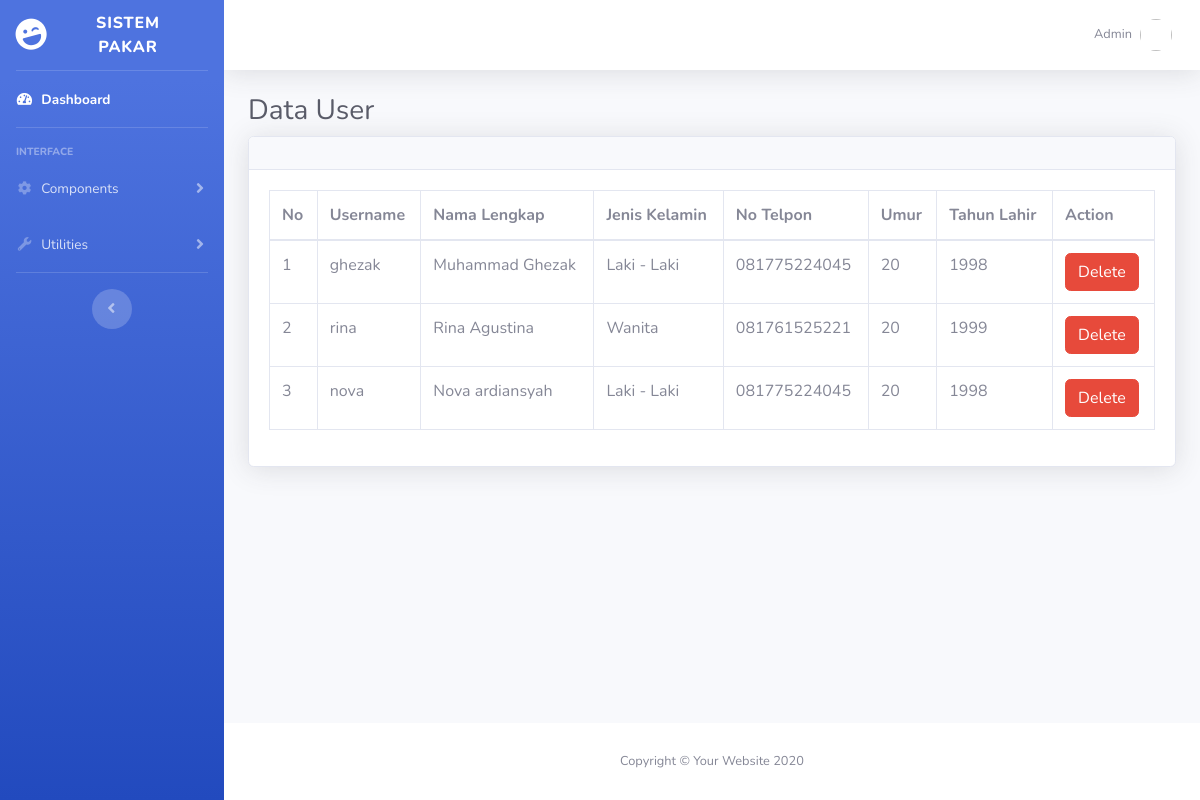
Screenshot of /admin/user.php with the database file from the repository.
### tables this page shows
CREATE TABLE `tbl_user` (
  `id_user` int(11) NOT NULL,
  `username` varchar(20) DEFAULT NULL,
  `password` varchar(100) NOT NULL,
  `nama_lengkap` varchar(30) NOT NULL,
  `jenis_kelamin` varchar(15) NOT NULL,
  `no_telp` varchar(20) NOT NULL,
  `umur` varchar(5) NOT NULL,
  `tahun_lahir` varchar(5) NOT NULL
);

### admin/user.php (the view)
<?php include 'header.php' ?>
        <div class="container-fluid">
          <h1 class="h3 mb-2 text-gray-800">Data User</h1>
          <div class="card shadow mb-4">
            <div class="card-header py-3">
            </div>
            <div class="card-body">
              <div class="table-responsive">
                <table class="table table-bordered" id="dataTable" width="100%" cellspacing="0">
                  <thead>
                    <tr>
                      <th>No</th>
                      <th>Username</th>
                      <th>Nama Lengkap</th>
                      <th>Jenis Kelamin</th>
                      <th>No Telpon</th>
                      <th>Umur</th>
                      <th>Tahun Lahir</th>
                      <th>Action</th>
                    </tr>
                  </thead>
                  <tbody>
                  	 <?php
                    	  include '../function/koneksi.php';
	                      $q = "select * from tbl_user";
	                      $ex = mysqli_query($koneksi,$q);
	                      $a = 1;
	                      while ($r = mysqli_fetch_array($ex)) {
                     ?>
                    <tr>
                      <td><?php echo $a; ?></td>
                      <td><?php echo $r['username'] ?></td>
                      <td><?php echo $r['nama_lengkap'] ?></td>
                      <td><?php echo $r['jenis_kelamin'] ?></td>
                      <td><?php echo $r['no_telp'] ?></td>
                      <td><?php echo $r['umur'] ?></td>
                      <td><?php echo $r['tahun_lahir'] ?></td>
                      <td>
                      <a href="../function/f_delete_user.php?id_user=<?php echo $r['id_user']; ?>"><button type="button" class="btn btn-danger">Delete</button></a></td>
                    </tr>
                    <?php $a = $a +1; } ?>
                  </tbody>
                </table>
              </div>
            </div>
          </div>
        </div>
<?php include 'footer.php' ?>

### rows the page displays
tbl_user: username "ghezak", nama_lengkap "Muhammad Ghezak", jenis_kelamin "Laki - Laki", no_telp "081775224045", umur "20", tahun_lahir "1998"
tbl_user: username "rina", nama_lengkap "Rina Agustina", jenis_kelamin "Wanita", no_telp "081761525221", umur "20", tahun_lahir "1999"
tbl_user: username "nova", nama_lengkap "Nova ardiansyah", jenis_kelamin "Laki - Laki", no_telp "081775224045", umur "20", tahun_lahir "1998"
